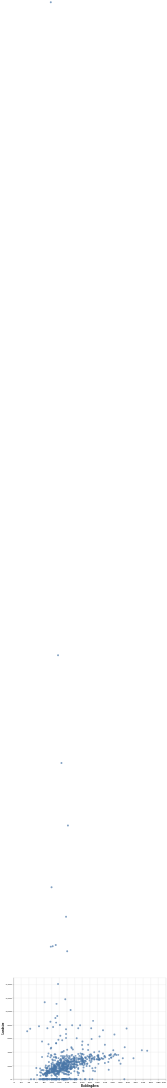

Notebook code cell kept with this figure:
### Code cell
# Set access limits on the y:
alt.Chart(housing_data, height=400, width=600).mark_circle(size=60).encode(
    x='BuildingArea',
    y=alt.Y('Landsize', scale=alt.Scale(domain=(0,1500))),
)

### Figure 1 — Vega-Lite specification as saved in the notebook (floating-point values rounded to 4 significant figures; data arrays with more than 128 entries replaced by an {"elided": "..."} marker saying what was removed)
{"config": {"view": {"continuousWidth": 300, "continuousHeight": 300}}, "data": {"name": "data-4c729991a1fc54ac63aa4060a0a79366"}, "mark": {"type": "circle", "size": 60}, "encoding": {"x": {"field": "BuildingArea", "type": "quantitative"}, "y": {"field": "Landsize", "scale": {"domain": [0, 1500]}, "type": "quantitative"}}, "height": 400, "width": 600, "$schema": "https://vega.github.io/schema/vega-lite/v6.1.0.json", "datasets": {"data-4c729991a1fc54ac63aa4060a0a79366": {"elided": "696 records"}}}
